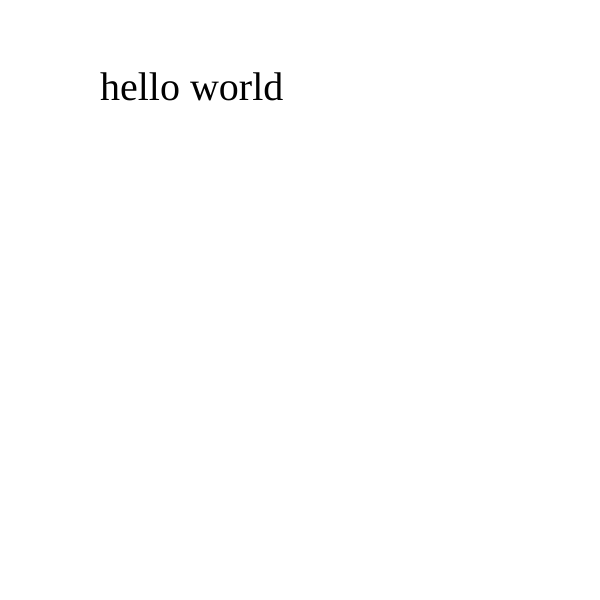
Frame 1 (no input)
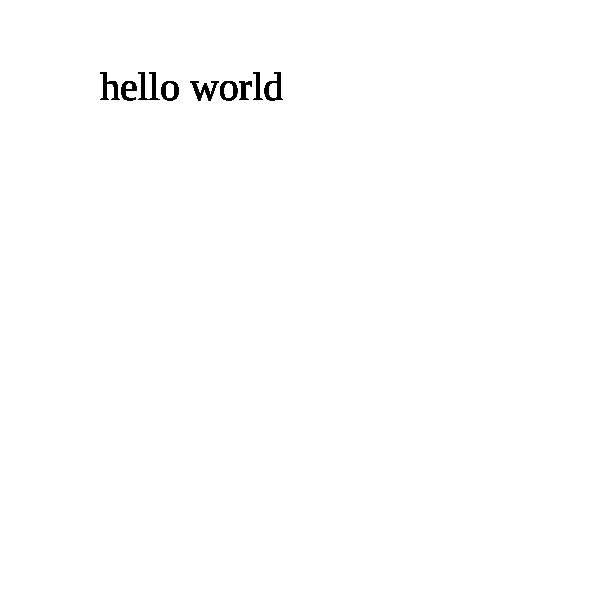
Frame 60 (no input)
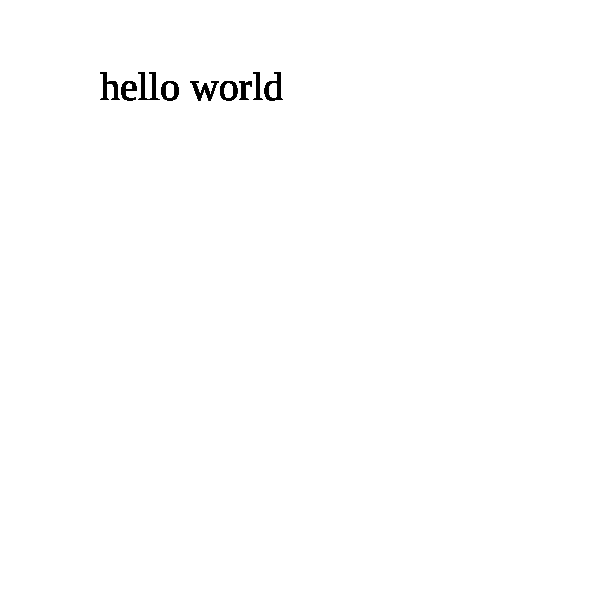
Frame 120 (the mouse pressed at the canvas centre since frame 60)

The p5.js sketch that drew these frames (run headless with seeded random() and noise() and a simulated clock; from frame 60 on, the mouse is pressed at the canvas centre):

// p5.js sketch
// ── sketch.js
function setup() {
  createCanvas(600, 600);
  textSize(40);
  textFont("Times");
}

function draw() {
  text("hello world", 100, 100);
}
